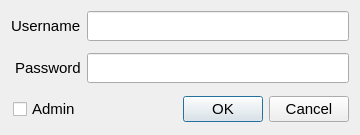
<?xml version="1.0" encoding="UTF-8"?>
<ui version="4.0">
 <class>AddUserDialog</class>
 <widget class="QDialog" name="AddUserDialog">
  <property name="geometry">
   <rect>
    <x>0</x>
    <y>0</y>
    <width>360</width>
    <height>135</height>
   </rect>
  </property>
  <property name="sizePolicy">
   <sizepolicy hsizetype="Fixed" vsizetype="Fixed">
    <horstretch>0</horstretch>
    <verstretch>0</verstretch>
   </sizepolicy>
  </property>
  <property name="minimumSize">
   <size>
    <width>360</width>
    <height>135</height>
   </size>
  </property>
  <property name="maximumSize">
   <size>
    <width>360</width>
    <height>135</height>
   </size>
  </property>
  <property name="windowTitle">
   <string>Dialog</string>
  </property>
  <property name="windowIcon">
   <iconset resource="../icons.qrc">
    <normaloff>:/resources/icons/images/icons/follow.png</normaloff>:/resources/icons/images/icons/follow.png</iconset>
  </property>
  <layout class="QFormLayout" name="formLayout">
   <property name="sizeConstraint">
    <enum>QLayout::SetDefaultConstraint</enum>
   </property>
   <property name="labelAlignment">
    <set>Qt::AlignRight|Qt::AlignTrailing|Qt::AlignVCenter</set>
   </property>
   <property name="verticalSpacing">
    <number>12</number>
   </property>
   <item row="0" column="0">
    <widget class="QLabel" name="label">
     <property name="minimumSize">
      <size>
       <width>30</width>
       <height>0</height>
      </size>
     </property>
     <property name="font">
      <font>
       <pointsize>11</pointsize>
      </font>
     </property>
     <property name="text">
      <string>Username</string>
     </property>
     <property name="buddy">
      <cstring>lineEdit_username</cstring>
     </property>
    </widget>
   </item>
   <item row="0" column="1">
    <widget class="QLineEdit" name="lineEdit_username">
     <property name="minimumSize">
      <size>
       <width>0</width>
       <height>30</height>
      </size>
     </property>
     <property name="font">
      <font>
       <pointsize>11</pointsize>
      </font>
     </property>
    </widget>
   </item>
   <item row="1" column="0">
    <widget class="QLabel" name="label_2">
     <property name="minimumSize">
      <size>
       <width>0</width>
       <height>30</height>
      </size>
     </property>
     <property name="font">
      <font>
       <pointsize>11</pointsize>
      </font>
     </property>
     <property name="text">
      <string>Password</string>
     </property>
     <property name="buddy">
      <cstring>lineEdit_password</cstring>
     </property>
    </widget>
   </item>
   <item row="1" column="1">
    <widget class="QLineEdit" name="lineEdit_password">
     <property name="minimumSize">
      <size>
       <width>0</width>
       <height>30</height>
      </size>
     </property>
     <property name="font">
      <font>
       <pointsize>11</pointsize>
      </font>
     </property>
    </widget>
   </item>
   <item row="2" column="0">
    <widget class="QCheckBox" name="checkBox">
     <property name="minimumSize">
      <size>
       <width>0</width>
       <height>30</height>
      </size>
     </property>
     <property name="font">
      <font>
       <pointsize>11</pointsize>
      </font>
     </property>
     <property name="text">
      <string>Admin</string>
     </property>
    </widget>
   </item>
   <item row="2" column="1">
    <widget class="QDialogButtonBox" name="buttonBox">
     <property name="minimumSize">
      <size>
       <width>0</width>
       <height>30</height>
      </size>
     </property>
     <property name="font">
      <font>
       <pointsize>11</pointsize>
      </font>
     </property>
     <property name="orientation">
      <enum>Qt::Horizontal</enum>
     </property>
     <property name="standardButtons">
      <set>QDialogButtonBox::Cancel|QDialogButtonBox::Ok</set>
     </property>
     <property name="centerButtons">
      <bool>false</bool>
     </property>
    </widget>
   </item>
  </layout>
 </widget>
 <resources>
  <include location="../resource.qrc"/>
  <include location="../icons.qrc"/>
 </resources>
 <connections>
  <connection>
   <sender>buttonBox</sender>
   <signal>accepted()</signal>
   <receiver>AddUserDialog</receiver>
   <slot>accept()</slot>
   <hints>
    <hint type="sourcelabel">
     <x>330</x>
     <y>117</y>
    </hint>
    <hint type="destinationlabel">
     <x>157</x>
     <y>129</y>
    </hint>
   </hints>
  </connection>
  <connection>
   <sender>buttonBox</sender>
   <signal>rejected()</signal>
   <receiver>AddUserDialog</receiver>
   <slot>reject()</slot>
   <hints>
    <hint type="sourcelabel">
     <x>350</x>
     <y>117</y>
    </hint>
    <hint type="destinationlabel">
     <x>286</x>
     <y>129</y>
    </hint>
   </hints>
  </connection>
 </connections>
</ui>
